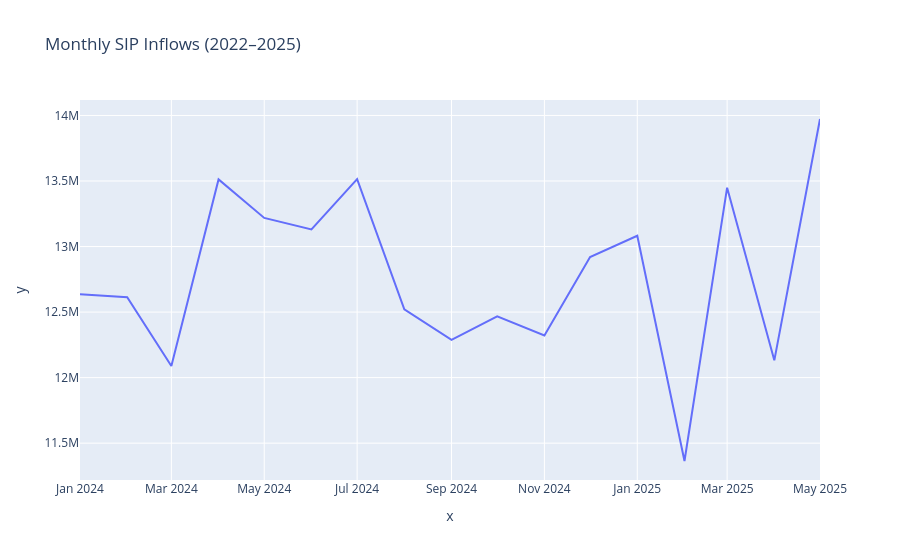

This figure's notebook cell:
### Code cell
tx["transaction_date"] = pd.to_datetime(tx["transaction_date"])

sip = tx[tx["transaction_type"] == "SIP"].copy()

sip_monthly = sip.groupby(sip["transaction_date"].dt.to_period("M"))["amount_inr"].sum()

sip_monthly.index = sip_monthly.index.astype(str)

fig = px.line(
    x=sip_monthly.index,
    y=sip_monthly.values,
    title="Monthly SIP Inflows (2022–2025)"
)

fig.show()

### Figure 1 — Plotly figure (JSON) as saved in the notebook; plotly's stock layout.template omitted (floating-point values rounded to 4 significant figures)
{"data": [{"hovertemplate": "x=%{x}<br>y=%{y}<extra></extra>", "legendgroup": "", "line": {"color": "#636efa", "dash": "solid"}, "marker": {"symbol": "circle"}, "mode": "lines", "name": "", "orientation": "v", "showlegend": false, "type": "scatter", "x": ["2024-01", "2024-02", "2024-03", "2024-04", "2024-05", "2024-06", "2024-07", "2024-08", "2024-09", "2024-10", "2024-11", "2024-12", "2025-01", "2025-02", "2025-03", "2025-04", "2025-05"], "xaxis": "x", "y": [12635349, 12613376, 12088413, 13512385, 13218606, 13131150, 13513884, 12521433, 12288778, 12467875, 12321673, 12920130, 13082145, 11363922, 13449360, 12132001, 13973011], "yaxis": "y"}], "layout": {"legend": {"tracegroupgap": 0}, "title": {"text": "Monthly SIP Inflows (2022–2025)"}, "xaxis": {"anchor": "y", "domain": [0, 1], "title": {"text": "x"}}, "yaxis": {"anchor": "x", "domain": [0, 1], "title": {"text": "y"}}}}
